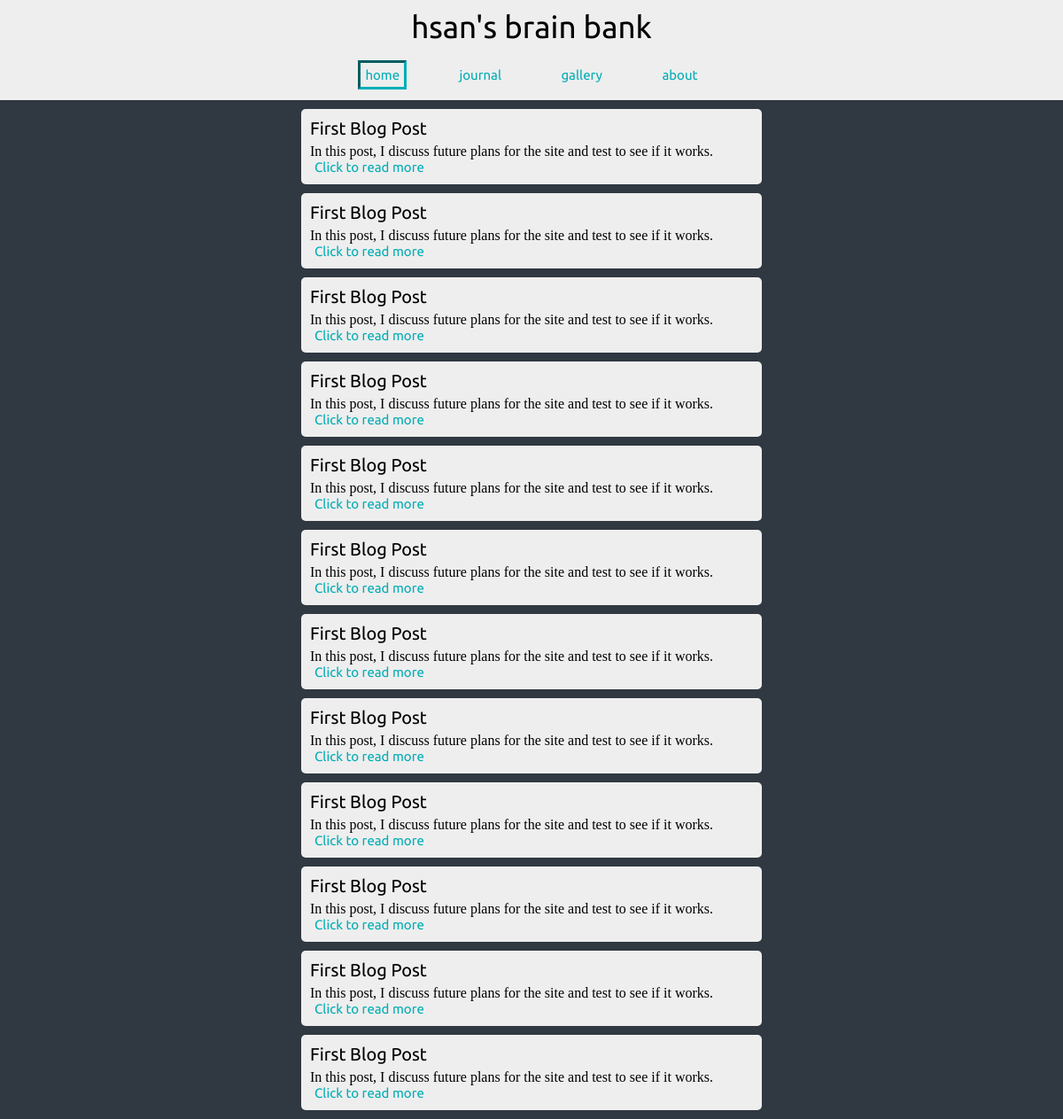
The page / on the database its author committed.
### tables this page shows
CREATE TABLE post (
    id INTEGER PRIMARY KEY AUTOINCREMENT,
    created TIMESTAMP DEFAULT CURRENT_TIMESTAMP,
    title TEXT NOT NULL,
    description TEXT NOT NULL,
    body TEXT NOT NULL
);

### brainbank/routes.py (the view)
@with_appcontext
@current_app.route('/')
def home():
    posts = db.get_posts(orderByDate=True)
    return render_template('home.html', current='home', posts=posts)

### brainbank/db.py (called while the page is built, shortened)
def get_db():
    if 'db' not in g:
        g.db = sqlite3.connect(
            app.config['DATABASE_URI'],
            detect_types=sqlite3.PARSE_DECLTYPES
        )
        g.db.row_factory = sqlite3.Row
    return g.db

def query_db(query, args=()):
    cur = get_db().execute(query, args)
    rv = cur.fetchall()
    cur.close()
    return rv

def get_posts(startDate=None, endDate=None, orderByDate=True, \
              tags=None, id=None, values=["*"], limit=None):
    query = 'SELECT '
    args = []
    query += ', '.join(values)
    query += ' FROM post '
    firstInList = True
    if startDate:
        query += 'WHERE '
        query += '? <= created '
        args.append(startDate)
        firstInList = False
    if orderByDate:
        query += 'ORDER BY created DESC '
    if limit:
        query += 'LIMIT ? '
        args.append(limit)
    return query_db(query, list(args))

### brainbank/templates/home.html
{% extends 'layout.html' %}
{% block content %}
    <div class="content">
        {% for i in range(posts | length) %}
            {% include 'post-snippet.html' %}
        {% endfor %}
    </div>
{% endblock %}

### brainbank/templates/post-snippet.html
<div class="post-snippet">
    <h2>{{ posts[i].title }}</h2>
    <div>{{ posts[i].description }}</div>
    <a href=" {{ '/post/%s'%posts[i].id }}">Click to read more</a>
</div>

### brainbank/static/css/main.css (style rules this page uses)
html, body { margin: 0; height: 100%; }
h2 { font: 20px 'Ubuntu', 'Lucida Bright'; margin: 0 0 5px 0; }
a { color: #00adb5; font: 15px 'Ubuntu', 'Lucida Bright'; padding: 5px 5px; text-decoration: None; }
.content { display: flex; flex-direction: column; justify-content: center; overflow: auto; padding: 20px; min-width: 500px; }
.content > div { margin: 5px; }
.post-snippet { background-color: #eeeeee; border-radius: 5px; padding: 10px 10px; width: 500px; }

### rows shown on the page
post: title "First Blog Post", description "In this post, I discuss future plans for the site and test to see if it works."
post: title "First Blog Post", description "In this post, I discuss future plans for the site and test to see if it works."
post: title "First Blog Post", description "In this post, I discuss future plans for the site and test to see if it works."
post: title "First Blog Post", description "In this post, I discuss future plans for the site and test to see if it works."
post: title "First Blog Post", description "In this post, I discuss future plans for the site and test to see if it works."
post: title "First Blog Post", description "In this post, I discuss future plans for the site and test to see if it works."
post: title "First Blog Post", description "In this post, I discuss future plans for the site and test to see if it works."
post: title "First Blog Post", description "In this post, I discuss future plans for the site and test to see if it works."
post: title "First Blog Post", description "In this post, I discuss future plans for the site and test to see if it works."
post: title "First Blog Post", description "In this post, I discuss future plans for the site and test to see if it works."
post: title "First Blog Post", description "In this post, I discuss future plans for the site and test to see if it works."
post: title "First Blog Post", description "In this post, I discuss future plans for the site and test to see if it works."
